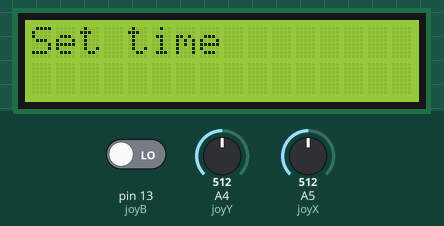
Simulated run of this sketch. Board: Arduino Uno, built with avr-gcc and run on an emulated ATmega328P. On the bench: 16×2 character LCD. The inputs (shaded band) are chosen by the test bench; at power-on: A5 (joyX) = 512, pin 13 (joyB) LOW, A4 (joyY) = 512. What the sketch prints to the serial monitor is not drawn.

Above: at 1.2 s.
1.3 s: A5 (joyX) set to 977
2.8 s: A5 (joyX) set to 1005
At 3.4 s:
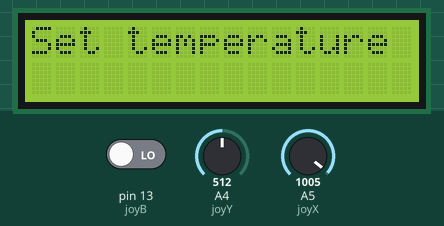
4.3 s: pin 13 (joyB) driven HIGH
At 5.5 s:
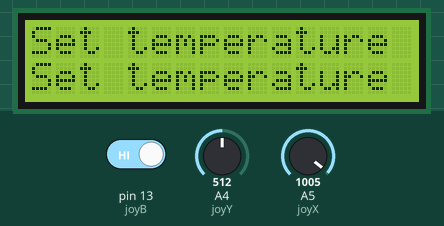
5.8 s: A5 (joyX) set to 43
Timing chart, 0 to 6.3 s (numbered marks = the images above; inputs shaded):
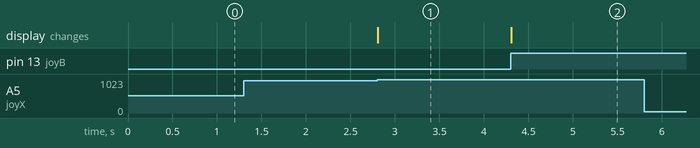

Measured:
- the behaviour switches between 990 and 991 on A5 (joyX) (found by bisection; images 0 and 1)
- after the input at 2.8 s, the display: changes at once (image 1)
- after the input at 4.3 s, the display: changes at once (image 2)

The sketch:

LED.ino
```cpp
/* pin D7 collegato al pin digitale 2
 * pin R/W collegato al GND
 * pin 1 e pin 4 collegati a GND
 * pin 2 collegato a +Vcc
 * centrale del potenziometro/trimmer da 10 KOhm collegato al pin 3 del'LCD
 * pin SX potenziometro/trimmer collegato a +Vcc
 * pin DX potenziometro/trimmer collegato a GND
 * i pin SX e DX del potenziometro/trimmer possono essere interscambiati
*/


/*
   Viene creata l'istanza dell'oggetto LiquidCrystal chiamata lcd in cui
   sono indicati i pin dell'LCD collegati alle uscite digitali di Arduino
*/

#define joyX A5
#define joyY A4
#define joyB 13
#include <LiquidCrystal.h>

LiquidCrystal lcd(12, 11, 5, 4, 3, 2);
int xvalue, yvalue, frow = 0, bvalue;
bool fmain = true, ftemperature = false;

void setup() {
  //impostiamo il numero di colonne ed il numero di righe di lcd
  lcd.begin(16, 2);

  Serial.begin(9600);
}


void loop() {

  xvalue = analogRead(joyX);
  yvalue = analogRead(joyY);
  bvalue = digitalRead(joyB);

  // posiziona il cursore in colonna 0 e linea 1
  // (nota: la linea 1 e la seconda linea, poichè si conta incominciando da 0):
  lcd.setCursor(0, frow);

  if (fmain) {
    lcd.print("Set time        ");
  }
  else if (ftemperature){
    lcd.print("Set temperature");
  }
  if (xvalue > 990) {
    fmain = false;
    ftemperature = true;
  }
  else if (xvalue < 40) {
    fmain = true;
    ftemperature = false;
  }

  if (bvalue) {
    if (frow == 1) {frow = 0;}
    else if (frow == 0) {frow = 1;}
    lcd.setCursor(0,frow);
  }

  Serial.print(bvalue);
  Serial.print("\n");
  //delay(1000);


  // stampa il numero di secondi dall'ultimo reset
  //lcd.print(millis()/1000);
}  
```
